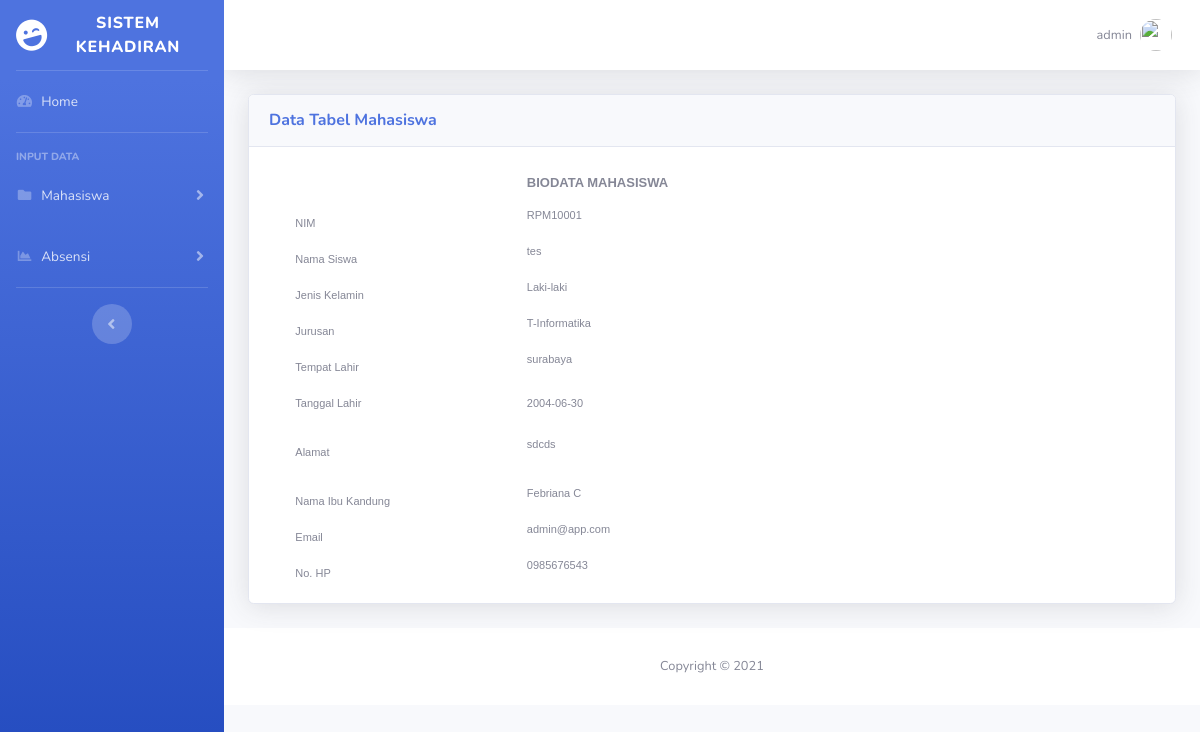
Page /home-admin.php?page=form-detail-data-siswa&nim=RPM10001 (signed in) on the committed database.
### tables this page shows
CREATE TABLE `data_siswa` (
  `nim` varchar(10) NOT NULL,
  `nama_siswa` varchar(30) NOT NULL,
  `jk` varchar(9) NOT NULL,
  `jurusan` varchar(20) NOT NULL,
  `tmp_lahir` varchar(25) NOT NULL,
  `tgl_lahir` date NOT NULL,
  `alamat` varchar(50) NOT NULL,
  `nama_ibu` varchar(30) NOT NULL,
  `email` varchar(30) NOT NULL,
  `hp` varchar(12) NOT NULL
);

### form-detail-data-mahasiswa.php (the view, shortened to what this page needs)
<div class="card shadow mb-4">
            <div class="card-header py-3">
              <h6 class="m-0 font-weight-bold text-primary">Data Tabel Mahasiswa</h6>
            </div>	<?php
		$host = "localhost:3306";
		$username = "root";
		$password = "";
		$db = "mahasiswa";
		$Open = mysqli_connect($host,$username,$password) or die("Koneksi gagal");
        mysqli_select_db($Open, $db) or die("Database tidak bisa dibuka");
        $NIM_DATA = 0;
        if($nim = $_GET['nim'] != null){
            $NIM_DATA = $_GET['nim'];
        }else{
            $NIM_DATA = $_SESSION["username"];
        }
        $Cari="SELECT * FROM data_siswa WHERE nim ='" .$NIM_DATA."'";
        $Tampil = mysqli_query($Open,$Cari);
        while (	$hasil = mysqli_fetch_array($Tampil)) {
                $nim		= stripslashes ($hasil['nim']);
                $nama_siswa	= stripslashes ($hasil['nama_siswa']);
                $nama_ibu	= stripslashes ($hasil['nama_ibu']);
                $jk			= stripslashes ($hasil['jk']);
                $jurusan	= stripslashes ($hasil['jurusan']);
                $tmp_lahir	= stripslashes ($hasil['tmp_lahir']);
                $tgl_lahir  = stripslashes ($hasil['tgl_lahir']);
                $alamat	    = stripslashes ($hasil['alamat']);
                $email	    = stripslashes ($hasil['email']);
                $hp	    = stripslashes ($hasil['hp']);
	?>
		<table width="100%" border="0" align="center" cellpadding="0" cellspacing="0">
			<tr>
				<td width="5%">&nbsp;</td>
				<td width="25%">&nbsp;</td>
				<td width="70%">&nbsp;</td>
				</tr>
			<tr>
				<td height="46">&nbsp;</td>
				<td>&nbsp;</td>
				<td><font size="2"><b>BIODATA MAHASISWA</b></font></td>
			</tr>
			<tr>
				<td height="36">&nbsp;</td>
				<td>NIM</td>
				<td><p><?=$nim?></p></td>
			</tr>
			<tr>
				<td height="36">&nbsp;</td>
				<td>Nama Siswa</td>
				<td><p><?=$nama_siswa?></p></td>
			</tr>
			<tr>
				<td height="36">&nbsp;</td>
				<td>Jenis Kelamin</td>
				<td><p><?=$jk?></p></td>
			</tr>
			<tr>
				<td height="36">&nbsp;</td>
				<td>Jurusan</td>
				<td><p><?=$jurusan?></p></td>
			</tr>
			<tr>
				<td height="36">&nbsp;</td>
				<td>Tempat Lahir</td>
				<td><p><?=$tmp_lahir?></p></td>
			</tr>
			<tr>
				<td height="36">&nbsp;</td>
				<td>Tanggal Lahir</td>
				<td><?=$tgl_lahir?>
				</td>
			</tr>
			<tr>
				<td height="62">&nbsp;</td>
				<td>Alamat</td>
				<td><p><?=$alamat?></p></td>
			</tr>
			<tr>
				<td height="36">&nbsp;</td>
				<td>Nama Ibu Kandung</td>
				<td><p><?=$nama_ibu?></p></td>
			</tr>
			<tr>
				<td height="36">&nbsp;</td>
				<td>Email</td>
				<td><p><?=$email?></p></td>
			</tr>
			<tr>
				<td height="36">&nbsp;</td>
				<td>No. HP</td>
				<td><p><?=$hp?></p></td>
			</tr>
			<tr>
			<tr>
				<td width="5%">&nbsp;</td>
				<td width="25%">&nbsp;</td>
				<td width="70%">&nbsp;</td>
			</tr>
		</table>
        <?php
	}
?>
</div>
</div>

### style.css (style rules this page uses)
body { font-family: Verdana, Arial, Helvetica, sans-serif; font-size: 11px; background-color:#F8F8FF; }
table { font-family: Verdana, Arial, Helvetica, sans-serif; font-size: 11px; }
p, li { line-height:175%; }

### rows in the picture
data_siswa: nim "RPM10001", nama_siswa "tes", jk "Laki-laki", jurusan "T-Informatika", tmp_lahir "surabaya", tgl_lahir "2004-06-30", alamat "sdcds", nama_ibu "Febriana C", email "admin@app.com", hp "0985676543"

### other values in the picture
$_SESSION['username'] "admin"
